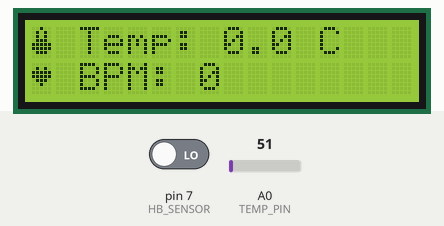
The sketch below on a simulated Arduino Uno, built with avr-gcc and run on an emulated ATmega328P. On the bench: 16×2 character LCD. The test bench sets the inputs (shaded band); at power-on: A0 (TEMP_PIN) = 51, pin 7 (HB_SENSOR) LOW. What the sketch prints to the serial monitor is not drawn.

Above: at 2.7 s.
2.8 s: A0 (TEMP_PIN) set to 61
At 4.6 s:
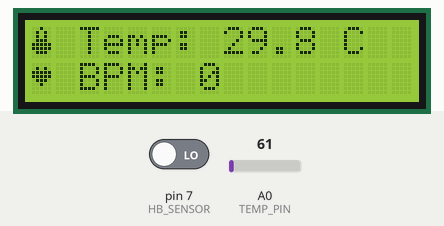
5.0 s: A0 (TEMP_PIN) set to 71
At 6.7 s:
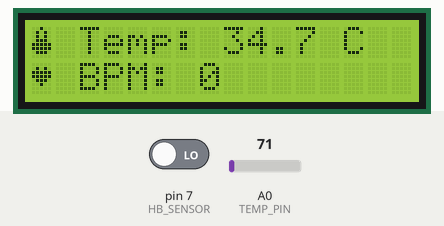
7.0 s: pin 7 (HB_SENSOR) driven HIGH
At 12.4 s:
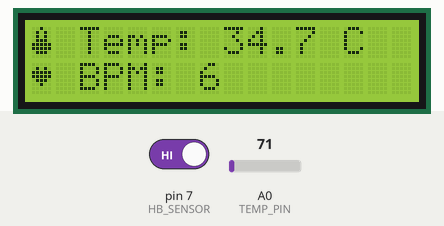
13.0 s: A0 (TEMP_PIN) set to 86
At 14.3 s:
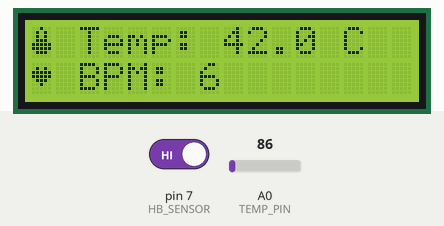
Timing chart, 0 to 16.0 s (numbered marks = the images above; inputs shaded):
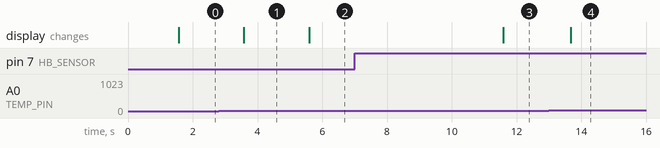

The sketch:

HealthMonitor.ino
```cpp
#include <LiquidCrystal.h>

/*
  Arduino UNO/Nano sketch:
  - Reads pulse sensor on D7 (digital) and LM35 on A0
  - Updates a 16x2 LCD
  - Streams data to NodeMCU over Serial as: bpm,tempC\n

  NodeMCU (ESP8266) side uses SoftwareSerial(D1, D2) at 9600
  - NodeMCU D1 (GPIO5)  <= Arduino TX (D1)  (use level shifting / resistor divider!)
  - NodeMCU D2 (GPIO4)  => Arduino RX (D0)  (optional; not used in this project)
  - Common GND required
*/

/* LCD wiring (UNO pins): RS=12, E=11, D4=5, D5=4, D6=3, D7=2 */
LiquidCrystal lcd(12, 11, 5, 4, 3, 2);

/* Pins */
const uint8_t TEMP_PIN = A0;  // LM35 temp sensor analog input
const uint8_t HB_SENSOR = 7;  // Pulse sensor digital input

/* Custom chars */
byte heartGlyph[8] = {
  0b00000,
  0b01010,
  0b11111,
  0b11111,
  0b01110,
  0b00100,
  0b00000,
  0b00000
};

byte tempGlyph[8] = {
  0b00100,
  0b01010,
  0b01010,
  0b01110,
  0b11111,
  0b11111,
  0b01110,
  0b00000
};

/* Measurement state */
unsigned long lastBpmWindowStartMs = 0;
unsigned long lastTempSampleMs = 0;

int beatCount = 0;
int bpm = 0;
float tempC = 0.0f;

void setup() {
  // Must match NodeMCU SoftwareSerial baud
  Serial.begin(9600);

  pinMode(HB_SENSOR, INPUT);

  lcd.begin(16, 2);
  lcd.createChar(0, heartGlyph);
  lcd.createChar(1, tempGlyph);

  lcd.setCursor(3, 0);
  lcd.print("Health");
  lcd.setCursor(2, 1);
  lcd.print("Monitoring");
  delay(1500);
  lcd.clear();

  lastBpmWindowStartMs = millis();
  lastTempSampleMs = millis();
}

static float readLm35TempC() {
  const int adc = analogRead(TEMP_PIN);
  const float voltage = adc * (5.0f / 1023.0f);
  return voltage * 100.0f; // LM35: 10mV/°C
}

void loop() {
  const unsigned long now = millis();

  // Temperature sample every 2 seconds
  if (now - lastTempSampleMs >= 2000) {
    tempC = readLm35TempC();
    lastTempSampleMs = now;
  }

  // Pulse detection: count rising edges on digital pin
  const int pulseVal = digitalRead(HB_SENSOR);
  static int prevPulseVal = LOW;
  if (pulseVal == HIGH && prevPulseVal == LOW) {
    beatCount++;
  }
  prevPulseVal = pulseVal;

  // BPM update window: 10 seconds => multiply by 6 to get BPM
  if (now - lastBpmWindowStartMs >= 10000) {
    bpm = beatCount * 6;
    beatCount = 0;
    lastBpmWindowStartMs = now;

    // Emit one line for NodeMCU: "bpm,tempC\n"
    Serial.print(bpm);
    Serial.print(',');
    Serial.println(tempC, 1);
  }

  // LCD output
  lcd.setCursor(0, 0);
  lcd.write(byte(1));
  lcd.print(" Temp: ");
  lcd.print(tempC, 1);
  lcd.print(" C ");

  lcd.setCursor(0, 1);
  lcd.write(byte(0));
  lcd.print(" BPM: ");
  lcd.print(bpm);
  lcd.print("     ");

  delay(25);
}
```

Measured:
- after the input at 2.8 s, the display: changes after 0.78 s (image 1)
- after the input at 5.0 s, the display: changes after 0.60 s (image 2)
- after the input at 7.0 s, the display: changes after 4.6 s (image 3)
- after the input at 13.0 s, the display: changes after 0.67 s (image 4)
